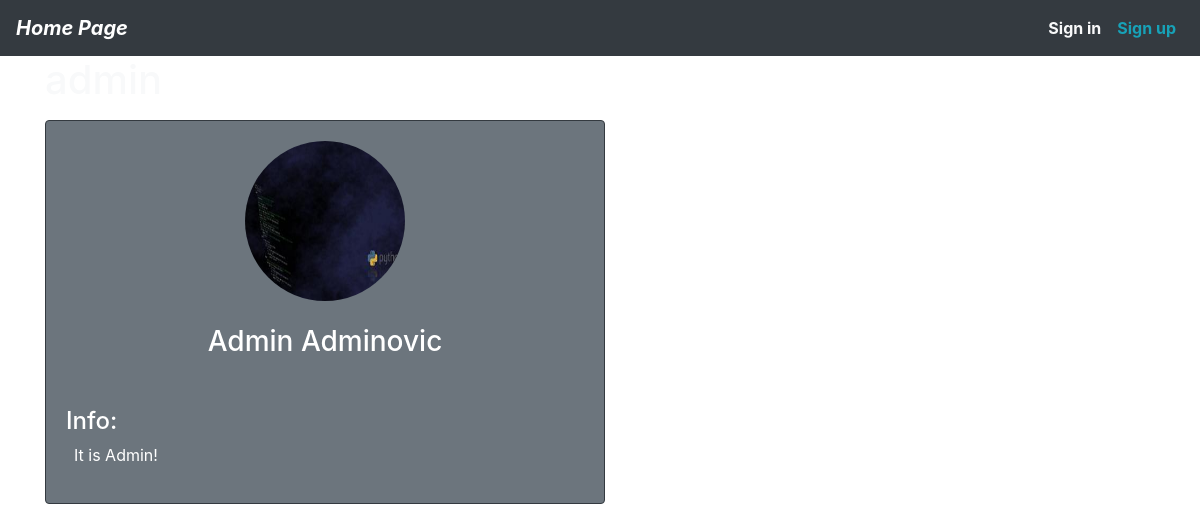
/users/profile/admin/, run on the app's committed database.
### users/models.py (models this page shows, shortened)
class Profile( models.Model ):
    user = models.OneToOneField( User , on_delete= models.CASCADE )
    pic = models.ImageField( default = 'default_profile_pic.jpg' , upload_to = 'profile_pics'  )
    about = models.TextField( default='No info...' )

### users/views.py (the view)
# urls.py: path( 'profile/<str:username>/' , ProfileDetailView  , name = 'profile_detail' ),
def ProfileDetailView( request , username ):
    user = get_object_or_404( User , username = username )
    profile = get_object_or_404( Profile , user = user )
    return render( request , 'registration/profile_detail.html' , {'profile':profile} )

### users/templates/registration/profile_detail.html
{% extends 'blog_app/base.html' %}
{% block content %}
<div class="container">
    <h1 class="text-light" > {{ profile.user }} </h1>
    <div class="card text-white bg-secondary border-dark mt-3 mb-3" style="max-width: 35rem;" >
        <div class="card-body">
            <img class="rounded-circle mx-auto d-block account-img" width="160" height="160" src="{{ profile.pic.url }}">
            <h3 class="text-center  mt-4 " > {{ profile.user.first_name }} {{ profile.user.last_name }} </h3>
        </div>
        <div class="card-body" >
            <h4 class="text-left" > Info: </h4>
            <p class="text-left ml-2" > {{ profile.about }} </p>
        </div>
</div>
</div>
{% endblock content %}

### data on the page
Profile: pic (picture), user.first_name "Admin", user.last_name "Adminovic", about "It is Admin!"
